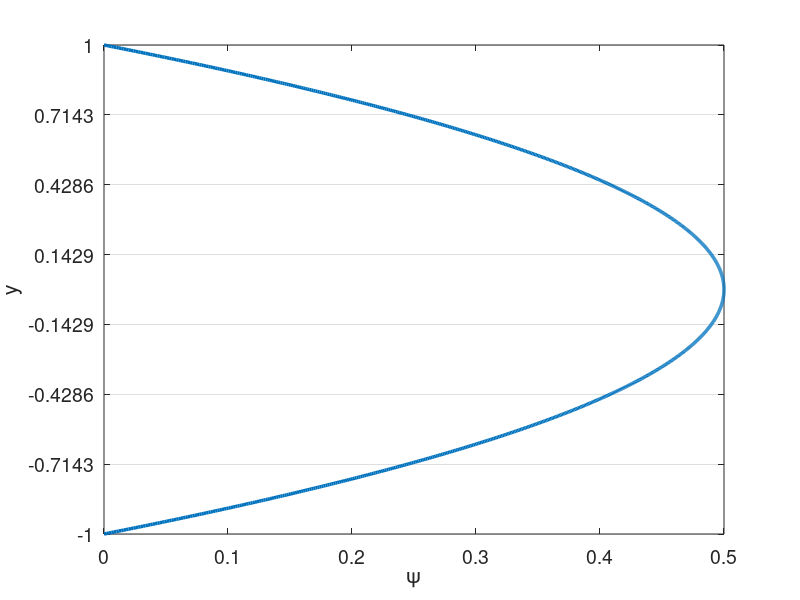

The MATLAB script that drew this image: (Note: this script raises an error after producing the figure.)
% clc
clear all
close all


set(0,'DefaultAxesFontSize',14)
set(0,'defaultLineLineWidth',2.5)
% set(0,'DefaultFigureWindowStyle','docked')


linestyles = {'k-','b-','r-','g-','c-','m-','k--','b--','r--','g--','c--','m--','k-.','b-.','r-.','g-.','c-.','m-.','k:','b:','r:','g:','c:','m:'};
pointstyles = {'ko','bo','ro','go','co','mo','k^','b^','r^','g^','c^','m^','ks','bs','rs','gs','cs','ms','k*','b*','r*','g*','c*','m*','k+','b+','r+','g+','c+','m+'};
%%

%%%%%%%%%%%%%%%%%%%%%%%%%%%%%%%%%%%%%%%%%%%%%%%%%%%%%%%%%%%%%%%%%%
% Navier-Stokes Solver Demo (2D Channel)
%%%%%%%%%%%%%%%%%%%%%%%%%%%%%%%%%%%%%%%%%%%%%%%%%%%%%%%%%%%%%%%%%%

format compact;
format short; 
mu = 1/395;
rho = 1;
Re = rho/mu; 
dpdx = 1;
k_bc_val = 0;
omg_bc_val = 1*k_bc_val;

%N=16; E=5; N1=N+1; nL=N1*N1*E;  % 16th order
N=5; % polynomial order  
Ex=1; % Number of elements in x
Ey=7; % Number of elements in y
CFL=0.1;
u_ic = Re;
pert = 0.0;
f_ic = @(x,y) 3/2*(1-y.^2);

rans_on = 1;


soln_dir = "test";
save_soln = 1;
plot_int = 100;
save_soln_int = 500;

%% Enrichment information
en_on = 0;
N_en_y = 1; 
en_mag = 1;
psi = {@(x,y) en_mag*(0.5*(1 - y.^2) + 0.*x), @(x,y) 0.*y + 0.*x};
gpsi = {@(x,y) 0.*y + 0.*x, @(x,y) en_mag*(-1.*y + 0.*x), ...
        @(x,y) 0.*y + 0.*x, @(x,y) 0.*y + 0.*x};
hpsi = {@(x,y) 0.*y + 0.*x, @(x,y) en_mag*(-1 - 0.*y + 0.*x), ...
        @(x,y) 0.*y + 0.*x, @(x,y) 0.*y + 0.*x};
    
% psi = {@(x,y) (0.5*(1 - y.^4) + 0.*x), @(x,y) 0.*y + 0.*x};
% gpsi = {@(x,y) 0.*y + 0.*x, @(x,y) (-2.*y.^3 + 0.*x), ...
%         @(x,y) 0.*y + 0.*x, @(x,y) 0.*y + 0.*x};
% hpsi = {@(x,y) 0.*y + 0.*x, @(x,y) (-6.*y.^2 + 0.*x), ...
%         @(x,y) 0.*y + 0.*x, @(x,y) 0.*y + 0.*x};
%    

    
% Law of the wall
% Re_t = Re;
% u_tau = 1;
% nu = 1/Re_t;
% kap = 0.41;
% beta = 5.2;
% dypdy = u_tau/nu;
% ypb = 11.062299784340414;
% yp = @(y) (1-abs(y))*Re_t;
% psi = {@(x,y) (yp(y) <= ypb).*yp(y) + (yp(y) > ypb).*(1./kap.*log(yp(y)+eps)+beta) + 0.*x, @(x,y) 0.*y + 0.*x};
% gpsi = {@(x,y) 0.*y + 0.*x,  @(x,y) ((yp(y) <= ypb).*1 + (yp(y) > ypb).*1/(kap*(yp(y)+eps)))*dypdy + 0.*x,...
%         @(x,y) 0.*y + 0.*x, @(x,y) 0.*y + 0.*x};
% hpsi = {@(x,y) 0.*y + 0.*x,  @(x,y) ((yp(y) <= ypb).*0 + (yp(y) > ypb).*-1./(kap*(yp(y)+eps).^2))*dypdy*dypdy + 0.*x,...
%         @(x,y) 0.*y + 0.*x, @(x,y) 0.*y + 0.*x};
    

%% Plot psi
figure(5)
ys_plot = linspace(-1,1,1000);
plot(psi{1}(0,ys_plot),ys_plot)
xlabel('\psi')
ylabel('y')
set(gca, 'YGrid', 'on', 'XGrid', 'off')
yticks(linspace(-1,1,Ey+1));

psi_p = psi{1}(0,N_en_y*2/Ey-1);
dypsi_p1 = gpsi{2}(0,N_en_y*2/Ey-1);
dypsi_p2 = gpsi{2}(0,1-N_en_y*2/Ey);

%% Begin Solve
E=Ex*Ey; % Total number of elements
N1=N+1;
disp("Generating Matrices")
Q=makeq(Ex,Ey,N); % Global continuity
R=maker(Q,Ex,N); % Restriction matrix, applies Dirichlet conditions
[X,Y]=make_geom_channel(Ex,Ey,N);      % Geometry in local form
en_b_nodes = get_en_bound_nodes(Ex,Ey,N,N_en_y);

Ys = zeros(Ey*length(Y(1,:,1)),1);
for i = 1:Ey
    Ys((i-1)*(N+1)+1:(i)*(N+1)) = Y(1,:,(i-1)*Ex+1);
end
        
[G,J,ML,RX]=make_coef(X,Y);
[Ah,Bh,Ch,Dh,z,w]=semhat(N);
[Gs, Gs_x, Gs_y] =  face_mats(X,Y,E,N);
Gs_c = R*Q'*apply_en_cont(Gs,en_b_nodes,psi_p);
Gsb = R*Q'*Gs*Q*R';


[n,nb]=size(R); 
nL=N1*N1*E;

Ab=spalloc(nL,nL,nL*N);    %  Generate Abar
for j=1:nL
    x=zeros(nL,1); 
    x(j)=1; 
    Ab(:,j)=abar_c(x,Dh,G,Q);  % assembled Neumann Operator
end
A_c=R*Q'*apply_en_cont(Ab,en_b_nodes,psi_p);
S_check=full(Ab);
Ab = Q'*Ab*Q;
A=R*Ab*R'; % Full stiffness matrix
Bb=reshape(ML,nL,1); % Form Mass matrix
Bb=diag(Bb); 
Bb=sparse(Bb); 
Ma=R*Q'*Bb*Q*R'; % Assembling mass matrix  % Full mass matrix
M_c = R*Q'*apply_en_cont(Bb,en_b_nodes,psi_p);


%% Form matrices for rans

[L_x,L_y,J_x,J_y] = dir_jac(E,X,Y);
w2d = w*w';
[dphi_dxi, dphi_deta, dphi_dx, dphi_dy, dpdx_dpdx, dpdy_dpdy, dpdx_dpdy] ...
    = get_phi_grads(N1,Dh,E,J_x,J_y);
dphi_dx_flat = reshape(dphi_dx,N1*N1,N1*N1,E);
dphi_dy_flat = reshape(dphi_dy,N1*N1,N1*N1,E);

myA = zeros(N1*N1*E);
for ie=1:E
    for i=1:N1*N1
        for j=1:N1*N1
            myA((ie-1)*N1*N1+i,(ie-1)*N1*N1+j) = ... 
                sum(J(:,:,ie).*w2d.*dpdx_dpdx(:,:,i,j,ie) ...
               + J(:,:,ie).*w2d.*dpdy_dpdy(:,:,i,j,ie),'All');           
        end
    end    
end

A_x = form_Ax(N1,E,w2d,J_x,J,dpdx_dpdx,ones(size(J)));
A_y = form_Ay(N1,E,w2d,J_y,J,dpdy_dpdy,ones(size(J)));
A_xy = form_Axy(N1,E,w2d,J_x,J_y,J,dpdx_dpdy,ones(size(J)));


SS = zeros(N1,N1,E,2,2);
OS = zeros(N1,N1,E,2,2);
dudx = zeros(N1,N1,E);
dudy = zeros(N1,N1,E);
dvdx = zeros(N1,N1,E);
dvdy = zeros(N1,N1,E);
dkdx = zeros(N1,N1,E);
dkdy = zeros(N1,N1,E);
domgdx = zeros(N1,N1,E);
domgdy = zeros(N1,N1,E);

%%
M_check=full(Bb);

Ma_uv_check = zeros(2*nL);
Ma_uv_check(1:nL,1:nL) = M_check;
Ma_uv_check(nL+1:2*nL,nL+1:2*nL) = M_check;
A_uv_check = zeros(2*nL);
A_uv_check(1:nL,1:nL) = S_check;
A_uv_check(nL+1:2*nL,nL+1:2*nL) = S_check;

M_q = full(Ma);
S_q = full(A);


%%
% Assemble overall system matrices
nn = length(Ma); % number of nodes in the domain
Ma_uv = zeros(2*nn);
Ma_uv(1:nn,1:nn) = Ma;
Ma_uv(nn+1:2*nn,nn+1:2*nn) = Ma;
Ma_uv = sparse(Ma_uv);
A_uv = zeros(2*nn);
A_uv(1:nn,1:nn) = A;
A_uv(nn+1:2*nn,nn+1:2*nn) = A;
A_uv = sparse(A_uv);
ML_uv = zeros(2*(N+1),2*(N+1),E);
ML_uv(1:N+1,1:N+1,1:E) = ML;
ML_uv(N+2:2*(N+1),N+2:2*(N+1),1:E) = ML;
G_uv = zeros(2*nn);
G_uv(1:nn,1:nn) = Gsb;
G_uv(nn+1:2*nn,nn+1:2*nn) = Gsb;
G_uv = sparse(G_uv);



%% Assemble enrichment matrices
psi_xy{1} = psi{1}(X,Y);
psi_xy{2} = psi{2}(X,Y);
if en_on
    disp("Computing enrichment")
    [Mp,Sp,T1,T2,T1_alt,T1_alt2,Mp_alt,Sp_alt,z_en,w_en] = enrich_mats(X,Y,E,N,psi,gpsi,hpsi,J);
    nb = N1*N1;
        
    for is=1:2
        Mp_all{is} = zeros(nb*E,nb*E);
        Sp_all{is} = zeros(nb*E,nb*E);
        T1_all{is} = zeros(N+1,N+1,E);
        T2_all{is} = zeros(N+1,N+1,E);
        T1_alt_all{is} = zeros(N+1,N+1,E);
        T1_alt2_all{is} = zeros(N+1,N+1,E);
        Mp_alt_all{is} = zeros(nb*E,nb*E);
        Sp_alt_all{is} = zeros(nb*E,nb*E);
        
        T1_rs{is} = reshape(T1{is},[N+1,N+1,E]);
        T2_rs{is} = reshape(T2{is},[N+1,N+1,E]);
        T1_alt_rs{is} = reshape(T1_alt{is},[N+1,N+1,E]);
        T1_alt2_rs{is} = reshape(T1_alt2{is},[N+1,N+1,E]);
        
        % TODO: Assemble differently for different elements
        for iy = 1:Ey
            for ix = 1:Ex
                i = (iy-1)*Ex+ix;
                if ((iy <= N_en_y) || (iy > Ey-N_en_y))
                    Mp_all{is}((i-1)*nb+1:i*nb,(i-1)*nb+1:i*nb) = Mp{is}(:,:,i);
                    Sp_all{is}((i-1)*nb+1:i*nb,(i-1)*nb+1:i*nb) = Sp{is}(:,:,i);
                    T1_all{is}(:,:,i) = T1_rs{is}(:,:,i); 
                    T2_all{is}(:,:,i) = T2_rs{is}(:,:,i);
                    T1_alt_all{is}(:,:,i) = T1_alt_rs{is}(:,:,i); 
                    T1_alt2_all{is}(:,:,i) = T1_alt2_rs{is}(:,:,i); 
                end                
            end
        end
        %%
        if is == 1
            Mp_check_1 = full(Mp_all{is});
            Sp_check_1 = full(Sp_all{is});
            T1_check_1 = full(T1_all{is});
            T2_check_1 = full(T2_all{is});
            Mp_check_2 = zeros(size(Mp_all{is}));
            Sp_check_2 = zeros(size(Mp_all{is}));
            T1_check_2 = zeros(size(Mp_all{is}));
            T2_check_2 = zeros(size(Mp_all{is}));
        elseif is == 2
            Mp_check_2 = full(Mp_all{is});
            Sp_check_2 = full(Sp_all{is});
            T1_check_2 = full(T1_all{is});
            T2_check_2 = full(T2_all{is});
        end
        %%
        Mp_all{is} = sparse(Mp_all{is});        
        Mp_all_c{is} = R*Q'*apply_en_cont(Mp_all{is},en_b_nodes,psi_p);
        Mp_all{is} = R*Q'*Mp_all{is}*Q*R';
        Sp_all{is} = sparse(Sp_all{is});
        Sp_all_c{is} = R*Q'*apply_en_cont(Sp_all{is},en_b_nodes,psi_p);
        Sp_all{is} = R*Q'*Sp_all{is}*Q*R';
        
        Mp_alt_all{is} = sparse(Mp_alt_all{is});        
        Mp_alt_all_c{is} = R*Q'*apply_en_cont(Mp_alt_all{is},en_b_nodes,psi_p);
        Mp_alt_all{is} = R*Q'*Mp_alt_all{is}*Q*R';   
    end
    
    Mp_uv = zeros(2*nn);
    Sp_uv = zeros(2*nn);
    Mp_uv(1:nn,1:nn) = Mp_all{1};
    Mp_uv(1:nn,nn+1:2*nn) = Mp_all{2};
    Sp_uv(1:nn,1:nn) = Sp_all{1};
    Sp_uv(nn+1:2*nn,nn+1:2*nn) = Sp_all{1};
    
    %%
    Mp_uv_check = zeros(2*nL);
    Mp_uv_check(1:nL,1:nL) = Mp_check_1;
    Mp_uv_check(1:nL,nL+1:2*nL) = Mp_check_2;
    Sp_uv_check(1:nL,1:nL) = Sp_check_1;
    Sp_uv_check(nL+1:2*nL,nL+1:2*nL) = Sp_check_1;
    Mp_q_1 = full(Mp_all{1});
    Sp_q_1 = full(Sp_all{1});
    
    Mp_q_2 = full(Mp_all{2});
    Sp_q_2 = full(Sp_all{2});
    %%

    Mp_uv = sparse(Mp_uv);
    Sp_uv = sparse(Sp_uv);   
end

%%

dxmin=pi*(z(N1)-z(N))/(2*Ex); % Get min dx for CFL constraint
Tfinal=50; 
dt=CFL*dxmin/u_ic; 
nstep=ceil(Tfinal/dt); 
dt=Tfinal/nstep; 
% Print information
nstep
dt
yp1 = (1+Y(1,2))*Re

disp("Computing inverse")
Ai=pinv(full(Ab)); 

disp("Setting Initial Conditions")
% Initial conditions
u=u_ic*ones(size(ML)); 
v=0*ML;
k=k_bc_val*ones(size(ML));
omg=omg_bc_val*ones(size(ML));

for e = 1:E
    for i = 1:N+1
        for j = 1:N+1
            u(i,j,e) = f_ic(X(i,j,e),Y(i,j,e))+pert*rand()*u_ic;
            v(i,j,e) = v(i,j,e)+pert*rand()*u_ic;
            if en_on
                if ((e <= Ex*N_en_y) || (e > (Ey-N_en_y)*Ex))
                    u(i,j,e) = u(i,j,e) - psi{1}(X(i,j,e),Y(i,j,e));
                    v(i,j,e) = v(i,j,e) - psi{2}(X(i,j,e),Y(i,j,e));
                end
            end
        end
    end
end

% u_tau = 1;
u_tau = sqrt(0.316./(Re.^0.25)/8);
Yp = max((1-abs(Y))*u_tau*Re,1e-3);
sigma = 0.6;
fact = exp((-(log10(Yp)-1).^2)./(2*sigma.^2));
k = k_bc_val + 4.5*u_tau*u_tau*fact;

eps_s = 3;
omg_bc_val = 40000*u_tau.^2/(mu*eps_s.^2);
omg = omg_bc_val + 0.5*Re*u_tau*u_tau*fact;

% u = apply_en_cont_soln(u,en_b_nodes,psi_p);
u1=u; u2=u; u3=u; fx3=u; fx2=u; fx1=u;
v1=v; v2=v; v3=v; fy3=v; fy2=v; fy1=v;
k1=k; k2=k; k3=k; fk3=k; fk2=k; fk1=k;
omg1=omg; omg2=omg; omg3=omg; fomg3=omg; fomg2=omg; fomg1=omg;

F = dpdx*ones(size(ML));
% Fb=reshape(ML.*F,nL,1); %% Output
% 
% Fb=Bb\(Q'*Fb);  

uv = [u;v];

%%
uv_ic_check = uv;

%% Setup BC if nonzero
% u_bc = ones(size(u)).*((Y==1)+(Y==-1));
% u_bc = reshape(ML.*u_bc,nL,1);
% u_bc = Bb\(Q'*u_bc);

k_bc = k_bc_val.*ones(size(k));
k_bc = reshape(ML.*k_bc,nL,1);
k_bc = (Q'*Bb*Q)\(Q'*k_bc);

omg_bc = omg_bc_val.*ones(size(omg));
omg_bc = reshape(ML.*omg_bc,nL,1);
omg_bc = (Q'*Bb*Q)\(Q'*omg_bc);


%%
disp("Timestepping")
plot1 = 1;
time = 0;
plot1 = post_channel(N,Ex,Ey,w,X,Y,Ys,en_on,time,u,psi_xy,N_en_y,plot1);
if save_soln
    mkdir(soln_dir);
end
%%
% psi_len = length(M_c);
% psi_c = zeros(psi_len,1);
% psi_c(1:psi_len/2) = -1*ones(psi_len/2,1)*psi_p;
% psi_c(psi_len/2+1:psi_len) = 1*ones(psi_len/2,1)*psi_p;
for step=1:nstep
    %% Form S
    u_flat = reshape(u,N1*N1,E);
    v_flat = reshape(v,N1*N1,E);
    k_flat = reshape(k,N1*N1,E);
    omg_flat = reshape(omg,N1*N1,E);

    
    for ie = 1:E
        dudx(:,:,ie) = reshape(dphi_dx_flat(:,:,ie)*u_flat(:,ie),N1,N1);
        dvdx(:,:,ie) = reshape(dphi_dx_flat(:,:,ie)*v_flat(:,ie),N1,N1);
        dudy(:,:,ie) = reshape(dphi_dy_flat(:,:,ie)*u_flat(:,ie),N1,N1);
        dvdy(:,:,ie) = reshape(dphi_dy_flat(:,:,ie)*v_flat(:,ie),N1,N1);
        dkdx(:,:,ie) = reshape(dphi_dx_flat(:,:,ie)*k_flat(:,ie),N1,N1);
        dkdy(:,:,ie) = reshape(dphi_dy_flat(:,:,ie)*k_flat(:,ie),N1,N1);
        domgdx(:,:,ie) = reshape(dphi_dx_flat(:,:,ie)*omg_flat(:,ie),N1,N1);
        domgdy(:,:,ie) = reshape(dphi_dy_flat(:,:,ie)*omg_flat(:,ie),N1,N1);
    end
    SS(:,:,:,1,1) = 1/2*(dudx+dudx);
    SS(:,:,:,1,2) = 1/2*(dudy+dvdx);
    SS(:,:,:,2,1) = 1/2*(dvdx+dudy);
    SS(:,:,:,2,2) = 1/2*(dvdy+dvdy);
    OS(:,:,:,1,1) = 1/2*(dudx-dudx);
    OS(:,:,:,1,2) = 1/2*(dudy-dvdx);
    OS(:,:,:,2,1) = 1/2*(dvdx-dudy);
    OS(:,:,:,2,2) = 1/2*(dvdy-dvdy);
    

    %% Get rans values
    [mu_t,gam_k,gam_omg,G_k,G_omg,Y_k,Y_omg,S_k,S_omg] ...
        = get_rans_coeffs(rho,mu,k,omg,SS,OS,dkdx,dkdy,domgdx,domgdy);
    Re_t = rho./(mu_t+eps);
    Re_comb = rho./(mu*ones(size(mu_t))+mu_t*rans_on);
    Re_k = rho./gam_k;
    Re_omg = rho./gam_omg;
    %% Timestepping
    time=step*dt;
    if step==1; b0=1.0;    b= [ -1 0 0 ]';       a=[ 1  0 0 ]'; end
    if step==2; b0=1.5;    b=([ -4 1 0 ]')./2;   a=[ 2 -1 0 ]'; end
    if step==3; b0=11./6.; b=([ -18 9 -2 ]')./6; a=[ 3 -3 1 ]'; end
%     if step>=3
        if en_on
            H_x=(Ma + A*dt/(b0*Re) + dt/b0*(Mp_all{1} + Sp_all{1}));
            H_y=(Ma + A*dt/(b0*Re));
            [LH_x,UH_x]=lu(H_x);
            [LH_y,UH_y]=lu(H_y);
            terms_x = 1/Re*(T1_all{1})+T2_all{1};
            terms_y = 1/Re*(T1_all{2})+T2_all{2};
            
            T1_rhs = (dt/b0)*1/Re*R*Q'*reshape(T1_alt_all{1},nL,1);
            
            H_uv = (Ma_uv + (A_uv)*dt/(b0*Re) + dt/b0*(Mp_uv + Sp_uv));
            H_c = (M_c + (A_c)*dt/(b0*Re) + dt/b0*(Mp_all_c{1}+Sp_all_c{1}));
            H_q = full(H_uv);
            rhs_c = (H_c);
            [LH_uv,UH_uv]=lu(H_uv);
        else
%             H=(Ma + A*dt/(b0*Re));
%             [LH_x,UH_x]=lu(H);
%             LH_y = LH_x;
%             UH_y = UH_x;

            terms_x = zeros(N+1,N+1,E);
            terms_y = zeros(N+1,N+1,E);
            T1_rhs = 0;

            [A_x_full,A_y_full,A_xy_full] = form_Ax_Ay_Axy(N1,E,w2d,J_x,J_y,J,dpdx_dpdx,dpdy_dpdy,dpdx_dpdy,Re_comb);
            A_x = R*Q'*A_x_full*Q*R';
            A_y = R*Q'*A_y_full*Q*R';
            A_xy = R*Q'*A_xy_full*Q*R';
            A_uv = zeros(2*nn);
            A_uv(1:nn,1:nn) = 2*A_x+A_y+A_xy;
            A_uv(nn+1:2*nn,nn+1:2*nn) = A_x+2*A_y+A_xy';
            A_uv = sparse(A_uv);
            
            H_uv = (Ma_uv + (A_uv)*dt/(b0));
            H_check = (Ma_uv_check + A_uv_check*dt/(b0*Re)); 
            rhs_c = zeros(size(Ma(:,1)));
            [LH_uv,UH_uv]=lu(H_uv);
            
            if rans_on
                [A_x_k,A_y_k] = form_Ax_Ay(N1,E,w2d,J_x,J_y,J,dpdx_dpdx,dpdy_dpdy,Re_k);
                A_k = R*Q'*(A_x_k + A_y_k)*Q*R';
                Ab_k = Q'*(A_x_k + A_y_k)*Q;
                H_k=(Ma+A_k*dt/(b0));
                H_k_bar = (Q'*Bb*Q+ Ab_k*dt/(b0));
                
                [A_x_omg,A_y_omg] = form_Ax_Ay(N1,E,w2d,J_x,J_y,J,dpdx_dpdx,dpdy_dpdy,Re_omg);
                A_omg = R*Q'*(A_x_omg + A_y_omg)*Q*R';
                Ab_omg = Q'*(A_x_omg + A_y_omg)*Q;
                H_omg=(Ma+A_omg*dt/(b0));
                H_omg_bar = (Q'*Bb*Q+ Ab_omg*dt/(b0));
                
                [LH_k,UH_k]=lu(H_k);
                [LH_omg,UH_omg]=lu(H_omg);
            end
%             Hbar=(Bb+ Ab*dt/(b0*Re));
        end
        
        b0i=1./b0;
%     end % Viscous op
    

    
 
    %% uv version
    
%   Nonlinear step - unassembled, not multiplied by mass matrix

    fx1 = -convl(u,RX,Dh,u,v) + F; % du = Cu  
    fy1 = -convl(v,RX,Dh,u,v); % dv = Cv
    fk1 = -convl(k,RX,Dh,u,v) + G_k - Y_k + S_k; % dk = Ck
    fomg1 = -convl(omg,RX,Dh,u,v) + G_omg - Y_omg + S_omg; % domg = Comg
    
    %%

    rx   = a(1)*fx1   + a(2)*fx2   + a(3)*fx3; % kth-order extrapolation
    ry   = a(1)*fy1   + a(2)*fy2   + a(3)*fy3;
    rk   = a(1)*fk1   + a(2)*fk2   + a(3)*fk3;
    romg = a(1)*fomg1 + a(2)*fomg2 + a(3)*fomg3;

    fx3=fx2; fx2=fx1; 
    fy3=fy2; fy2=fy1; 
    fk3=fk2; fk2=fk1;
    fomg3=fomg2; fomg2=fomg1;

    rx  = dt*rx - (b(1)*u+b(2)*u2+b(3)*u3); u3=u2; u2=u; % Add BDF terms
    ry  = dt*ry - (b(1)*v+b(2)*v2+b(3)*v3); v3=v2; v2=v; %     and
    rk  = dt*rk - (b(1)*k+b(2)*k2+b(3)*k3); k3=k2; k2=k;
    romg = dt*romg - (b(1)*omg+b(2)*omg2+b(3)*omg3); omg3=omg2; omg2=omg;
    
    ut  = b0i*rx; 
    vt  = b0i*ry; 
    k   = b0i*rk;
    omg = b0i*romg;

%   uL=ut; vL=vt;
    [uL,vL,pr]=pressure_project(ut,vt,Ai,Q,ML,RX,Dh); % Div-free velocity
    pr = (b0/dt)*pr;
    

    %%

    %   Set RHS.                 %Viscous update. %  Convert to local form.
%     u=R*(Q'*reshape(ML.*uL,nL,1)-Hbar*u_bc);
    u_rhs=R*(Q'*reshape(ML.*uL,nL,1));
    v_rhs=R*(Q'*reshape(ML.*vL,nL,1));
    
    if rans_on
        k_rhs=R*(Q'*reshape(ML.*k,nL,1)-H_k_bar*k_bc);
        omg_rhs=R*(Q'*reshape(ML.*omg,nL,1)-H_omg_bar*omg_bc);
    end
    
    u_rhs = u_rhs + T1_rhs;
    
    %%
    
    uv = [u_rhs+rhs_c;v_rhs];
    uv=UH_uv\(LH_uv\uv);
 
    if rans_on
        k = UH_k\(LH_k\k_rhs);
        omg = UH_omg\(LH_omg\omg_rhs);
    end
    
    u = uv(1:nn);
    v = uv(nn+1:2*nn);
    u=Q*(R'*u);
    if en_on
        u = apply_en_cont_soln(Ey,N_en_y,en_b_nodes,u,psi_p);
    end
    u=reshape(u,N1,N1,E);
    v=Q*(R'*v);
    v=reshape(v,N1,N1,E);
    
    
    if rans_on
        k=Q*(R'*k+k_bc);
        k=reshape(k,N1,N1,E);
        omg=Q*(R'*omg+omg_bc);
        omg=reshape(omg,N1,N1,E);
    end
    
    
%% Output
    if mod(step,plot_int)==0
        plot1 = post_channel(N,Ex,Ey,w,X,Y,Ys,en_on,time,u,psi_xy,N_en_y,plot1);
        if mod(step,save_soln_int)==0 && save_soln
            fname = strcat(soln_dir,"/soln_Re_",num2str(Re),"_P_",num2str(N),"_",num2str(Ex),"x",num2str(Ey),"_step_",num2str(step),".mat");
            save(fname,"u","v","pr","psi","gpsi","hpsi","N","Ex","Ey","en_on","time","psi_xy","N_en_y","w","X","Y","Ys","Re","pert","k","omg","mu_t","k_bc","omg_bc","rho");
        end
    end

end
%%%%%%%%%%%%%%%%%%%%%%%%%%%%%%%%%%%%%%%%%%%%%%%%%%%%%%%%%%%%%%%%%%
